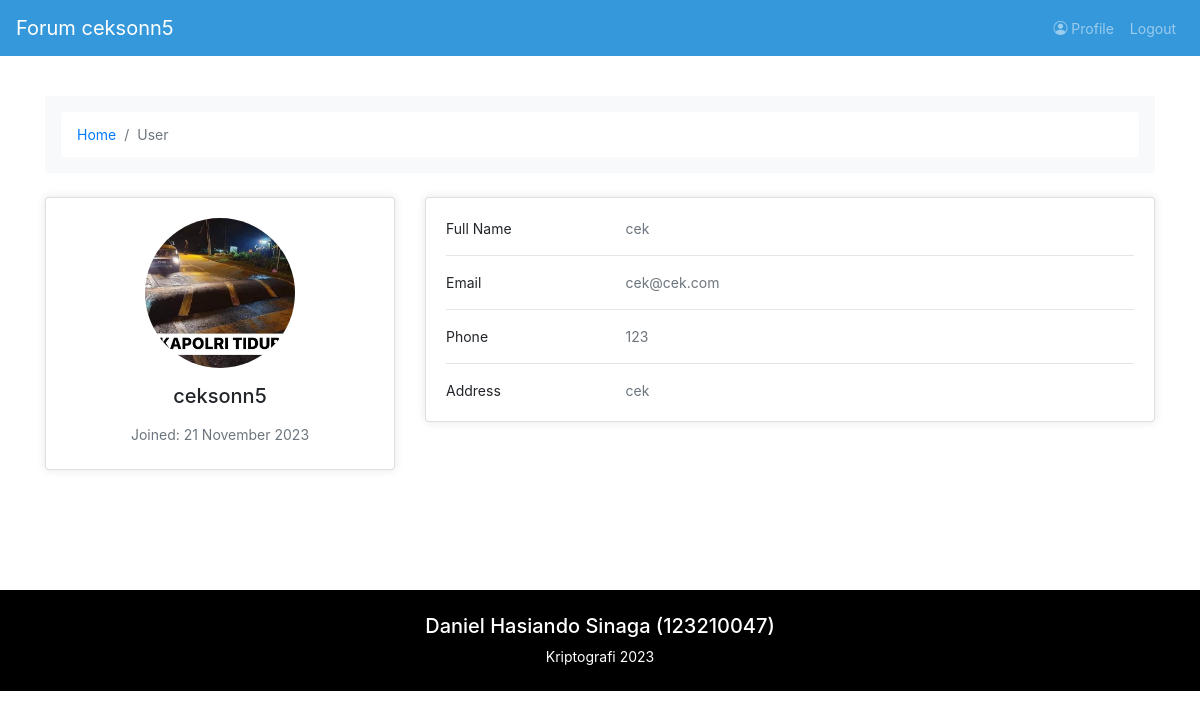
Screenshot of /profile.php?user=ceksonn5 with the database file from the repository.
### tables this page shows
CREATE TABLE `users` (
  `username` varchar(255) NOT NULL,
  `name` varchar(255) NOT NULL,
  `password` varchar(255) NOT NULL,
  `email` varchar(255) NOT NULL,
  `phone` varchar(255) NOT NULL,
  `country` varchar(255) NOT NULL,
  `photo` varchar(255) NOT NULL,
  `joined` date NOT NULL
);

### profile.php (the view, shortened to what this page needs)
<?php
include('header.php');
include('koneksi.php');
if(!(isset($_SESSION['username']) || isset($_GET['user']))){
  echo '<script>window.location.href = "home.php";</script>';
}
else if (isset($_SESSION['username'])){
  $username = $_SESSION['username'];
}
else if(isset($_GET['user'])){
  $username = $_GET['user'];
}
$sql    = "SELECT * FROM users WHERE username = '$username'";
$query    = mysqli_query($connect, $sql);
while ($data = mysqli_fetch_array($query)) {
  $time = strtotime($data['joined']);
  $tahun = date('Y', $time);
  $bulan = date('F', $time);
  $tanggal = date('d', $time);
?>
  </head>
  <body>
    <?php include('navbar.php') ?>
    <section class="mt-5 py-5">
      <div class="container">
        <div class="row">
          <div class="col">
            <nav aria-label="breadcrumb" class="bg-light rounded-3 p-3 mb-4">
              <ol class="breadcrumb mb-0">
                <li class="breadcrumb-item"><a href="home.php">Home</a></li>
                <li class="breadcrumb-item active" aria-current="page">User</li>
              </ol>
            </nav>
          </div>
        </div>
        <div class="row">
          <div class="col-lg-4">
            <div class="card mb-4 profile-card">
              <div class="card-body text-center">
                <img src="<?= $data['photo']; ?>" alt="avatar" class="rounded-circle img-fluid profile-image">
                <h5 class="my-3"><?= $data['username']; ?></h5>
                <p class="text-muted mb-1">Joined: <?= $tanggal . " " . $bulan . " " . $tahun; ?></p>
              </div>
            </div>
          </div>
          <div class="col-lg-8">
            <div class="card mb-4 profile-card">
              <div class="card-body">
                <div class="row">
                  <div class="col-sm-3">
                    <p class="mb-0">Full Name</p>
                  </div>
                  <div class="col-sm-9">
                    <p class="text-muted mb-0"><?= $data['name']; ?></p>
                  </div>
                </div>
                <hr>
                <div class="row">
                  <div class="col-sm-3">
                    <p class="mb-0">Email</p>
                  </div>
                  <div class="col-sm-9">
                    <p class="text-muted mb-0"><?= $data['email']; ?></p>
                  </div>
                </div>
                <hr>
                <div class="row">
                  <div class="col-sm-3">
                    <p class="mb-0">Phone</p>
                  </div>
                  <div class="col-sm-9">
                    <p class="text-muted mb-0"><?= $data['phone']; ?></p>
                  </div>
                </div>
                <hr>
                <div class="row">
                  <div class="col-sm-3">
                    <p class="mb-0">Address</p>
                  </div>
                  <div class="col-sm-9">
                    <p class="text-muted mb-0"><?= $data['country']; ?></p>
                  </div>
                </div>
              </div>
            </div>
          </div>
        </div>
      </div>
    </section>
    <footer class="footer py-4 mt-5 black">
      <div class="container text-center">
        <p class="h5">Daniel Hasiando Sinaga (123210047)</p>
        <span class="text-white">Kriptografi <?= date('Y'); ?></span>
      </div>
    </footer>
  </body>
<?php } ?>
</html>

### navbar.php (shortened to what this page needs)
<nav class="navbar navbar-expand-md navbar-dark fixed-top warna">
  <a class="navbar-brand" href="home.php">Forum <?= $username; ?></a>
  <div class="collapse navbar-collapse" id="collapsibleNavbar">
    <ul class="navbar-nav ml-auto">
      <li class="nav-item">
        <a class="nav-link" href="profile.php">
          <i class="bi bi-person-circle"></i>
          Profile
        </a>
      </li>
      <li class="nav-item">
        <?php
        if ($username == NULL) {
          echo '<a class="nav-link" href="login.php">Login</a>';
        } else {
          echo '<a class="nav-link" href="logout.php">Logout</a>';
        }
        ?>
      </li>
    </ul>
  </div>
</nav>

### rows the page displays
users: photo (picture), username "ceksonn5", joined "21", joined "November", joined "2023", name "cek", email "cek@cek.com", phone "123", country "cek"
